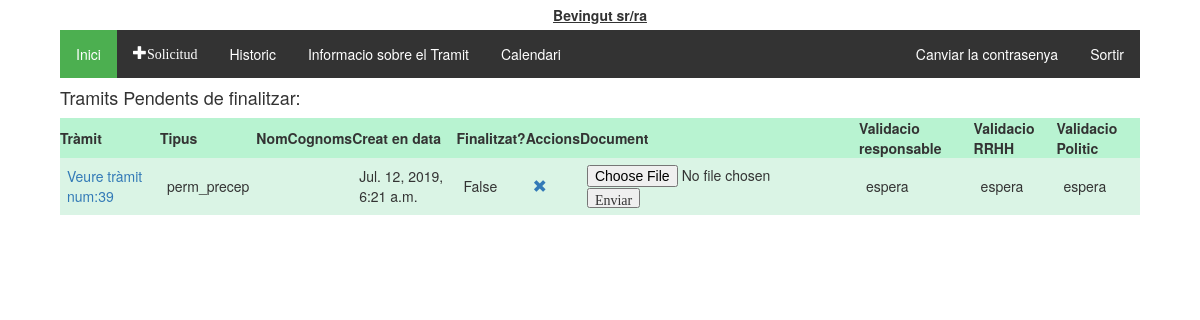
The app's page /tramitador/ (signed in), older data.
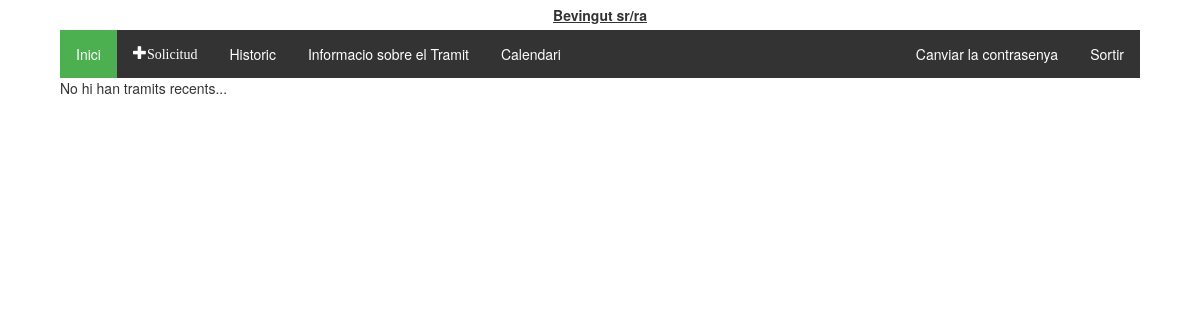
The same page, newer data.
### tramitador/models.py (models this page shows, shortened)
class Tramit(models.Model):
    validacio = (
        ('conforme','conforme'),
        ('inconforme','no conforme'),
        ('espera', 'en espera'),
    )
    tipologia = (
        ('vacances', 'Vacances'),
        ('perm_precep', 'Permisos preceptius'),
        ('perm_no_precep', 'Permisos no preceptius'),
        ('asum_p', 'Asumptes personals'),
        ('perm_indisposicio', 'Permis Indisposicio'),
        ('perm_altres', 'Altres permissos'),
    )
    treballador = models.ForeignKey(Treballadors, on_delete=models.CASCADE)
    document = models.ForeignKey(Document, on_delete=models.SET_NULL, null=True, blank=True)
    creat_en = models.DateTimeField(auto_now_add=True)
    modificat_en = models.DateTimeField(auto_now=True)
    data_sol = models.CharField(max_length=250, help_text = "Interval de dates amb guións '/', per dies no consecutios emprar ';' Exemple:2019-08-01-2019-08-20;2019-09-09")
    tipus = models.CharField(max_length=40, choices=tipologia, default='asum_p')
    finalitzat = models.BooleanField(default=False)
    """Validacio de RRHH"""
    valRRHH = models.CharField(max_length=20, choices=validacio, default='espera')
    """Validacio del responsable"""
    valResp =  models.CharField(max_length=20, choices=validacio, default='espera')
    """Validacio del Politic"""
    valPol = models.CharField(max_length=20, choices=validacio, default='espera')
    """En cas de voler explicar el motiu"""
    missatge_usuari = models.CharField(max_length=2000, null = True)
    missatge_responsable = models.CharField(max_length=2000, null = True, blank=True)
    """Millores per el admin site"""
    def was_published_recently(self):
        return self.creat_en >= timezone.now() - datetime.timedelta(days=1)
    was_published_recently.admin_order_field = 'creat_en'
    was_published_recently.boolean = True
    was_published_recently.short_description = 'Publicat recentment?'

### tramitador/views.py (the view)
def index(request):
    if request.method =='POST':
        pk = request.POST.get('seleccio')
        user = get_object_or_404(Treballadors, pk=pk)
        request.user = user
        auth.login(request, user)
    tramits_pendents = Tramit.objects.all().filter(treballador__id=request.user.id).exclude(finalitzat = True)
    subordinats = Treballadors.objects.all().filter(representant__id=request.user.id)
    context = {'tramits_pendents': tramits_pendents, 'subordinats': subordinats}
    return render(request, 'tramits/index.html', context)

### tramitador/templatetags/group.py (called while the page is built)
@register.filter(name='has_group')
def has_group(user, group_name):
    group_name = group_name.split(";")
    for group in group_name:
        if(user.groups.filter(name=group).exists()):
            return True
    return False

### tramitador/templates/tramits/index.html (shortened to what this page needs)
{% extends 'tramits/base.html' %}
{% block content %}
  {% if tramits_pendents %}
  <h4>Tramits Pendents de finalitzar:</h4>
    <table class="TFtable">
      <tr>
        <th>Tràmit</th><th>Tipus</th><th>Nom</th><th>Cognoms</th><th>Creat en data</th><th>Finalitzat?</th><th>Accions</th><th>Document</th>
        <th>Validacio responsable</th><th>Validacio RRHH</th><th>Validacio Politic</th>
      </tr>
      {% for tramit in tramits_pendents %}
      <tr>
        <td><a href="{% url 'tramit_detall' tramit.id %}">Veure tràmit num:{{tramit.id}}</a></td><td>{{tramit.tipus}}</td><td>{{tramit.treballador.first_name}}</td><td>{{tramit.treballador.last_name}}</td>
        <td>{{tramit.creat_en}}</td><td>{{tramit.finalitzat}}</td><td><a href="{% url 'tramit_eliminar' tramit.id %}"  onclick="return confirm('Estas segur de vole eliminar el tràmit?')" class="glyphicon glyphicon-remove"></a></td>
        <td>
          {% if tramit.document %}
            <a href='/static/documents/upload/{{tramit.document.document }}' class="glyphicon glyphicon-save-file"></a>
          {% else %}
            <input type="file"  data-tramit="{{tramit.pk}}" />
            <input type="button" class="glyphicon glyphicon-open-file" value="Enviar" name="pujar"/>
          {% endif %}
        </td>
        <td>{{tramit.valResp}}</td><td>{{tramit.valRRHH}}</td><td>{{tramit.valPol}}</td>
      </tr>
      {% endfor %}
    </table>
    {% else %}
      <p>No hi han tramits recents...</p>
  {% endif %}
{% endblock %}

Row changes from the older to the newer data that the page shows:
removed Tramit: id "39", tipus "perm_precep", creat_en "Jul. 12, 2019, 6:21 a.m.", finalitzat "False", valResp "espera", valRRHH "espera", valPol "espera"
Text that changed along with them:
text no longer shown: "Tramits Pendents de finalitzar: Tràmit Tipus Nom Cognoms Creat en data Finalitzat? Accions Document Validacio responsable Validacio RRHH Validacio Politic"
text now shown: "No hi han tramits recents..."
